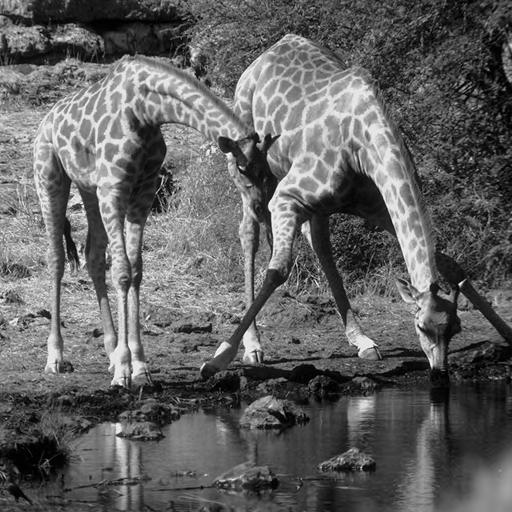
//> input picture code/data/15_Girafes.pgm, 512 x 512 px
$ ./resultAnalysis ../data/15_Girafes.pgm ../data/EncryptedOeuvre.png ../data/EncryptedOeuvre.png ../data/EncryptedOeuvre.png   (built with g++ and OpenCV 4)
//> lines starting //> are read from the running program, lines starting //| are printed output that depends on the picture
### code/imageanalysis.h
#include <math.h>
#include <float.h>
#include <opencv2/core/hal/interface.h>
#include <opencv2/opencv.hpp>
#include <opencv2/imgproc.hpp>


#define IMAGEMAT_TYPE uchar

// ===================================================
// HISTOGRAMS
/*const int histSize = 256;
float range[] = { 0, 256 }; //the upper boundary is exclusive
const float* histRange[] = { range };

bool uniform = true;
bool accumulate = false;

cv::Mat grey_hist, grey_hist_perm, grey_hist_rec;

cv::calcHist( &image, 1, 0, cv::Mat(), grey_hist, 1, &histSize, histRange, uniform, accumulate );
cv::calcHist( &permutedImage, 1, 0, cv::Mat(), grey_hist_perm, 1, &histSize, histRange, uniform, accumulate );
cv::calcHist( &reconstructedImg, 1, 0, cv::Mat(), grey_hist_rec, 1, &histSize, histRange, uniform, accumulate );

// normalized histogram
int hist_w = 512;
int hist_h = 400;
int bin_w = cvRound( (double) hist_w/histSize );

cv::Mat histImage( hist_h, hist_w, CV_8UC3, cv::Scalar( 0,0,0) );

cv::normalize(grey_hist, grey_hist, 0, histImage.rows, cv::NORM_MINMAX, -1, cv::Mat() );
cv::normalize(grey_hist_perm, grey_hist_perm, 0, histImage.rows, cv::NORM_MINMAX, -1, cv::Mat() );
cv::normalize(grey_hist_rec, grey_hist_rec, 0, histImage.rows, cv::NORM_MINMAX, -1, cv::Mat() );

for( int i = 1; i < histSize; i++ )
{

    cv::line( histImage, cv::Point( bin_w*(i-1), hist_h - cvRound(grey_hist.at<float>(i-1)) ),
            cv::Point( bin_w*(i), hist_h - cvRound(grey_hist.at<float>(i)) ),
            cv::Scalar( 255, 0, 0),
            2, 8, 0  );

    cv::line( histImage, cv::Point( bin_w*(i-1), hist_h - cvRound(grey_hist_perm.at<float>(i-1)) ),
            cv::Point( bin_w*(i), hist_h - cvRound(grey_hist_perm.at<float>(i)) ),
            cv::Scalar( 0, 255, 0),
            2, 8, 0  );

    cv::line( histImage, cv::Point( bin_w*(i-1), hist_h - cvRound(grey_hist_rec.at<float>(i-1)) ),
            cv::Point( bin_w*(i), hist_h - cvRound(grey_hist_rec.at<float>(i)) ),
            cv::Scalar( 0, 0, 255),
            2, 8, 0  );
}*/


/*===========================================================================*/
// HISTOGRAM ON GRAYSCALE

// Input : Mat Image , Histogram Color
cv::Mat processBarHistogram(cv::Mat& image, cv::Scalar color = cv::Scalar( 255, 0, 0))
{
    // HISTOGRAMS
    const int histSize = 256;
    float range[] = { 0, 256 }; //the upper boundary is exclusive
    const float* histRange[] = { range };

    static bool uniform = true;
    static bool accumulate = false;

    cv::Mat histo;
    // calculate histogram
    cv::calcHist( &image, 1, 0, cv::Mat(), histo, 1, &histSize, histRange, uniform, accumulate );

    // normalized histogram
    int hist_w = 512;
    int hist_h = 400;
    int bin_w = cvRound( (double) hist_w/histSize );
    cv::Mat histoImg( hist_h, hist_w, CV_8UC3, cv::Scalar( 0,0,0) );
    cv::normalize(histo, histo, 0, histoImg.rows, cv::NORM_MINMAX, -1, cv::Mat() );

    for( int i = 0; i < histSize; i++ )
    {
        float y = (float)(hist_h - cvRound(histo.at<float>(i)));

        cv::rectangle( histoImg,
                cv::Point2f((float)bin_w*i - float(bin_w)/2.0f, (float)hist_h),
                cv::Point2f((float)bin_w*i + float(bin_w)/2.0f, y),
                color,
                cv::FILLED, 8, 0
                );
    }

    return histoImg;
}

/*===========================================================================*/
// PSNR

// return an image of PSNR greyscale and a psnr
double processPSNR(cv::Mat& exportMSE, const cv::Mat& img, const cv::Mat& processed)
{
    cv::Scalar minColor = cv::Scalar(0);   // black
    cv::Scalar maxColor = cv::Scalar(255); // white
    cv::Mat doubleMSE = cv::Mat::zeros(cv::Size(exportMSE.cols * 2, exportMSE.rows * 2), CV_64F);

    //
    double mse = 0.0;
    double result = 0.0;
    double pixmse = 0.0;

    double maxmse = -DBL_MAX;
    double minmse = DBL_MAX;


    for(int i=0; i <img.rows; i++)
    {
        for(int j=0; j < img.cols; j++)
        {
            double a = (double)img.at<IMAGEMAT_TYPE>(i,j);
            double b = (double)processed.at<IMAGEMAT_TYPE>(i,j);

            pixmse = std::pow(a - b, 2);

            mse += pixmse;
            doubleMSE.at<double>(i, j) = pixmse;

            if (pixmse > maxmse)
            {
                maxmse = pixmse;
            }

            if (pixmse < minmse)
            {
                minmse = pixmse;
            }
        }


    }

    mse /= (double)img.rows*img.cols;
    result =  10.0*log10(255.0*255.0/mse);

    std::cout << "Min MSE=" << minmse << std::endl;
    std::cout << "Max MSE=" << maxmse << std::endl;


    // normalized between 0.0 and 1.0
    for(int i=0; i < img.rows; i++)
    {
        for(int j=0; j < img.cols; j++)
        {
            exportMSE.at<IMAGEMAT_TYPE>(i, j) = (IMAGEMAT_TYPE)(255*((doubleMSE.at<double>(i, j) - minmse) / (maxmse - minmse)));
        }
    }

    return result;

}


/*===========================================================================*/
// DISPLAY Pack of images
// same size as A required for all images
// [31 lines left out: functions concatenateFourMat, realConcatenateTwoMat, not called in this run]

### code/toolFunctions.hpp
#include <iostream>
#include <string>
#include "opencv2/core.hpp"
#include "opencv2/imgproc.hpp"
#include "opencv2/imgcodecs.hpp"
#include "opencv2/highgui.hpp"

// [25 lines left out: functions show_wait_destroy, angle, distance, not called in this run]

template < typename T >
// [5 lines left out: function printPoint, not called in this run]

// Export Image :
void exportImage(const std::string& directory, const char* filename, const cv::Mat& matToWrite)
{
    std::string filepathname = directory + filename;
    cv::imwrite(filepathname.c_str(), matToWrite);
    std::cout << "[EXPORTATION] Image Exported : " << filepathname << std::endl;
}

// [6 lines left out: function exportImage, not called in this run]

### code/snippets/resultAnalysis.cpp
#include <iostream>
#include <string>

#include "../toolFunctions.hpp"
#include "../imageanalysis.h"


// Simple script to compare 3 images

int main(int argc, char** argv )
{

    if ( argc != 5 )
    {
        printf("usage: Analyse.out <ImagedeReference> <ImageBlocky> <ImageDechiffreeBlocky> <DirectoryToExport> \n");
        return -1;
    }

    cv::Mat imageref, imageblocky, imagedechiffree;
    imageref = cv::imread( argv[1], cv::IMREAD_GRAYSCALE);
//> imageref is the input picture: 512 rows x 512 cols, CV_8UC1; min 0, max 249, mean 97.3
    imageblocky = cv::imread( argv[2], cv::IMREAD_GRAYSCALE);
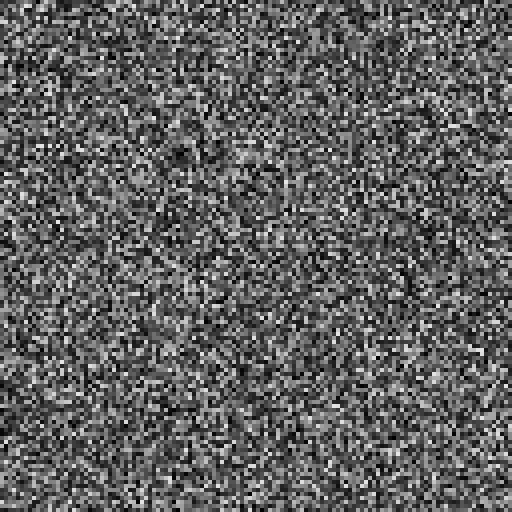
//> input picture code/data/EncryptedOeuvre.png, 512 x 512 px
//> imageblocky is the input picture: 512 rows x 512 cols, CV_8UC1; min 1, max 230, mean 96.9
    imagedechiffree = cv::imread( argv[3], cv::IMREAD_GRAYSCALE);
    const char * name  = argv[4];
//> name = "../data/EncryptedOeuvre.png"


    if ( !imageref.data || !imageblocky.data || !imagedechiffree.data )
    {
        printf("No image data \n");
        return -1;
    }
    else
    {
        std::cout << "Images Loaded."  << std::endl;
    }


    // ===================================================
    // PSNR : Ref Blocky
    cv::Mat MSE(cv::Size(imageref.cols, imageref.rows), imageref.type(), cv::Scalar::all(0));
    double imgpsnr = processPSNR(MSE, imageref, imageblocky);
//> the loop in processPSNR, `for(int i=0; i <img.rows; i++)` made 512 passes
//> (pixmse, mse, maxmse) on passes 1 to 3: (6561, 1969107, 29241), (3249, 3855841, 29241), (1156, 5792360, 29241)
//> after the loop in processPSNR, `for(int i=0; i <img.rows; i++)`:
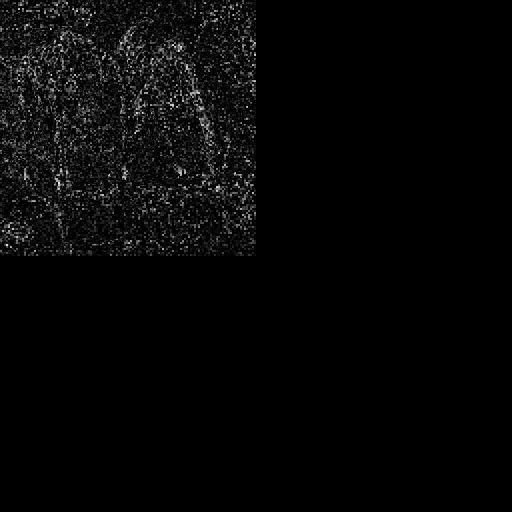
//> doubleMSE: 1024 rows x 1024 cols, CV_64FC1 (shown at 1/2 size); min 0, max 54756, mean 1509; drawn with min black and max white
//> after the loop in processPSNR, `for(int i=0; i <img.rows; i++)`: pixmse = 3364; mse = 1.58e+09; maxmse = 54756; minmse = 0
//> in processPSNR, `mse /= (double)img.rows*img.cols;`: mse = 6036
//> in processPSNR, `result =  10.0*log10(255.0*255.0/mse);`: result = 10.32
//| Min MSE=0
//| Max MSE=54756
//> after the loop in processPSNR, `for(int i=0; i < img.rows; i++)`:
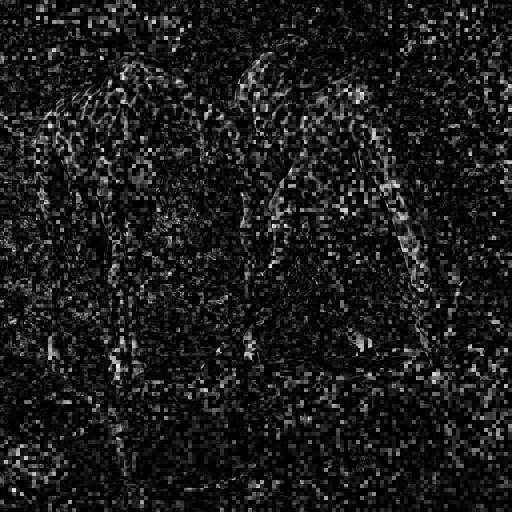
//> exportMSE: 512 rows x 512 cols, CV_8UC1; min 0, max 255, mean 27.7
//> imgpsnr = 10.32
    std::cout << "PSNR IMAGE reference versus blocky = " << imgpsnr << std::endl;
//| PSNR IMAGE reference versus blocky = 10.3233

    cv::Mat MSE2(cv::Size(imageblocky.cols, imageblocky.rows),
                imageblocky.type(), cv::Scalar::all(0));
    double imgpsnr2 = processPSNR(MSE2, imageblocky, imagedechiffree);
//> after the loop in processPSNR (call 2), `for(int i=0; i <img.rows; i++)`: doubleMSE: 1024 rows x 1024 cols, CV_64FC1; every value is 0
//| Min MSE=0
//| Max MSE=0
//> after the loop in processPSNR (call 2), `for(int i=0; i < img.rows; i++)`: exportMSE: 512 rows x 512 cols, CV_8UC1; every value is 0
//> imgpsnr2 = inf
    std::cout << "PSNR IMAGE blocky versus dechiffree = " << imgpsnr2 << std::endl;
//| PSNR IMAGE blocky versus dechiffree = inf

    cv::Mat MSE3(cv::Size(imageref.cols, imageref.rows),
                imageref.type(), cv::Scalar::all(0));
    double imgpsnr3 = processPSNR(MSE2, imageref, imagedechiffree);
//| Min MSE=0
//| Max MSE=54756
    std::cout << "PSNR IMAGE reference versus dechiffree = " << imgpsnr3 << std::endl;
//| PSNR IMAGE reference versus dechiffree = 10.3233


    // Histograms
    cv::Mat histo;
    histo = processBarHistogram(imageref, cv::Scalar(255, 50, 50, 255));
//> after the loop in processBarHistogram, `for( int i = 0; i < histSize; i++ )`:
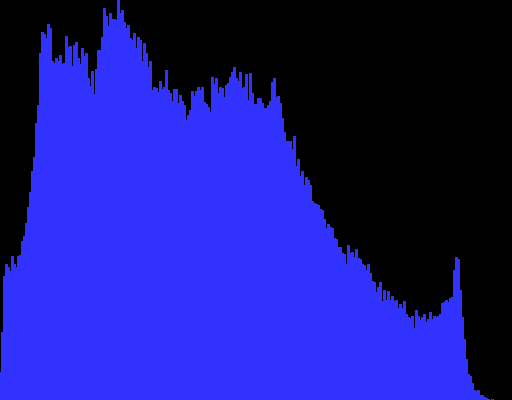
//> histoImg: 400 rows x 512 cols, CV_8UC3; mean B, G, R 141.7, 27.8, 27.8
    exportImage(name, "/histo_imageref.png", histo);
//| [EXPORTATION] Image Exported : ../data/EncryptedOeuvre.png/histo_imageref.png

    histo = processBarHistogram(imageblocky, cv::Scalar(0, 255, 50, 255));
//> call 2 of processBarHistogram, with color = Scalar(0, 255, 50, 255)
//> after the loop in processBarHistogram (call 2), `for( int i = 0; i < histSize; i++ )`:
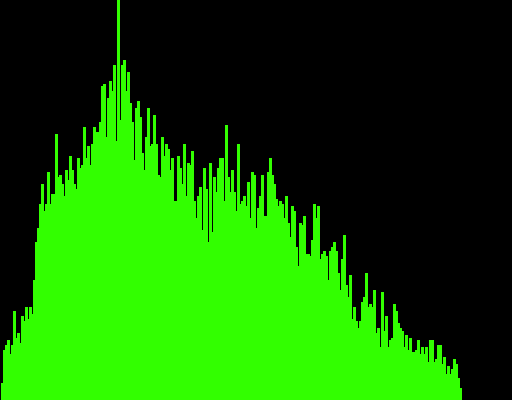
//> histoImg: 400 rows x 512 cols, CV_8UC3; mean B, G, R 0, 100.8, 19.8
    exportImage(name, "/histo_imageblocky.png", histo);
//| [EXPORTATION] Image Exported : ../data/EncryptedOeuvre.png/histo_imageblocky.png

    histo = processBarHistogram(imagedechiffree, cv::Scalar(0, 50, 255, 255));
//> call 3 of processBarHistogram, with color = Scalar(0, 50, 255, 255)
//> after the loop in processBarHistogram (call 3), `for( int i = 0; i < histSize; i++ )`:
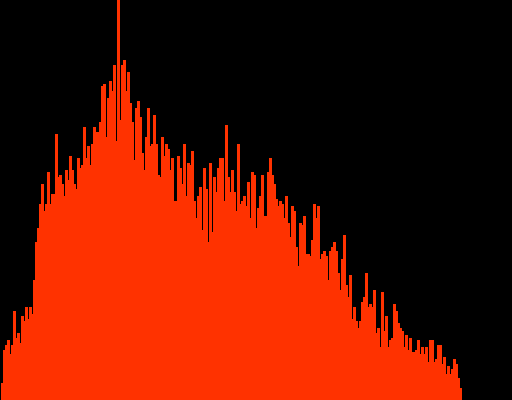
//> histoImg: 400 rows x 512 cols, CV_8UC3; mean B, G, R 0, 19.8, 100.8
    exportImage(name, "/histo_imagedechiffree.png", histo);
//| [EXPORTATION] Image Exported : ../data/EncryptedOeuvre.png/histo_imagedechiffree.png


    return EXIT_SUCCESS;


}
